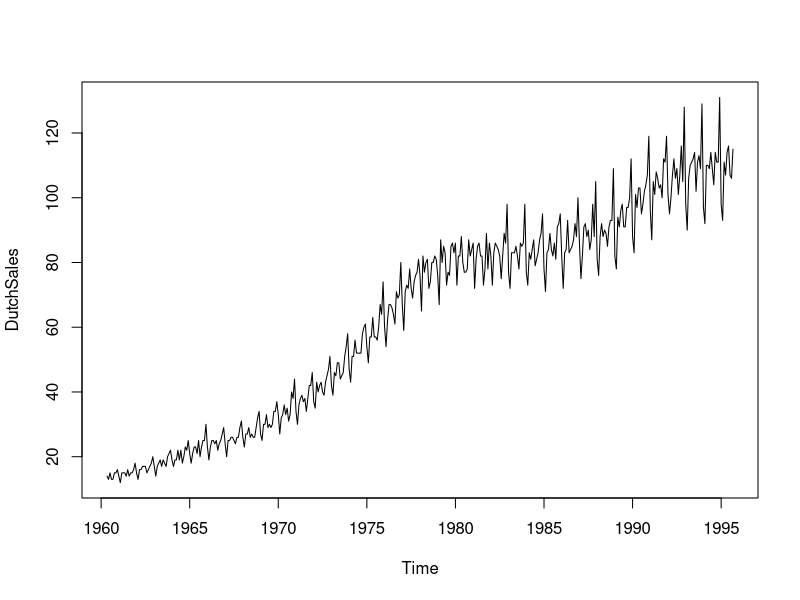

Write R code to recreate this figure.
library(AER)


### Name: DutchSales
### Title: Dutch Retail Sales Index Data
### Aliases: DutchSales
### Keywords: datasets

### ** Examples

data("DutchSales")
plot(DutchSales)

## EACF tables (Franses 1998, p. 99)
ctrafo <- function(x) residuals(lm(x ~ factor(cycle(x))))
ddiff <- function(x) diff(diff(x, frequency(x)), 1)
eacf <- function(y, lag = 12) {
  stopifnot(all(lag > 0))
  if(length(lag) < 2) lag <- 1:lag
  rval <- sapply(
    list(y = y, dy = diff(y), cdy = ctrafo(diff(y)),
         Dy = diff(y, frequency(y)), dDy = ddiff(y)),
    function(x) acf(x, plot = FALSE, lag.max = max(lag))$acf[lag + 1])
  rownames(rval) <- lag
  return(rval)
}

## Franses (1998), Table 5.3
round(eacf(log(DutchSales), lag = c(1:18, 24, 36)), digits = 3)
